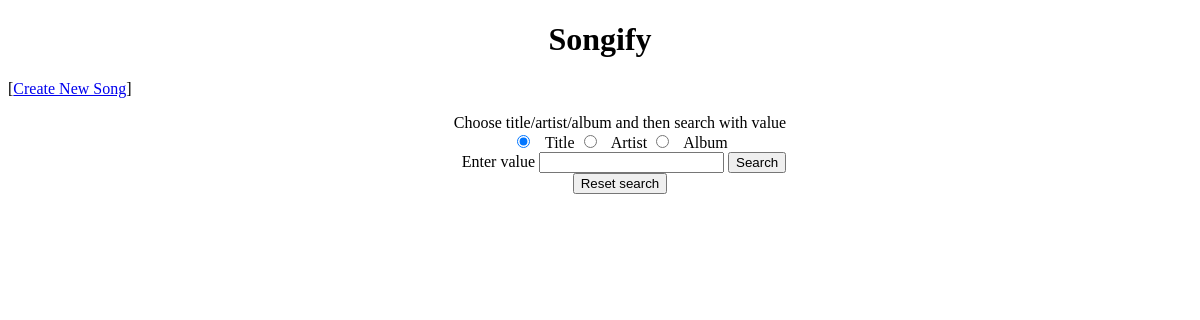
Before: / with the older database file.
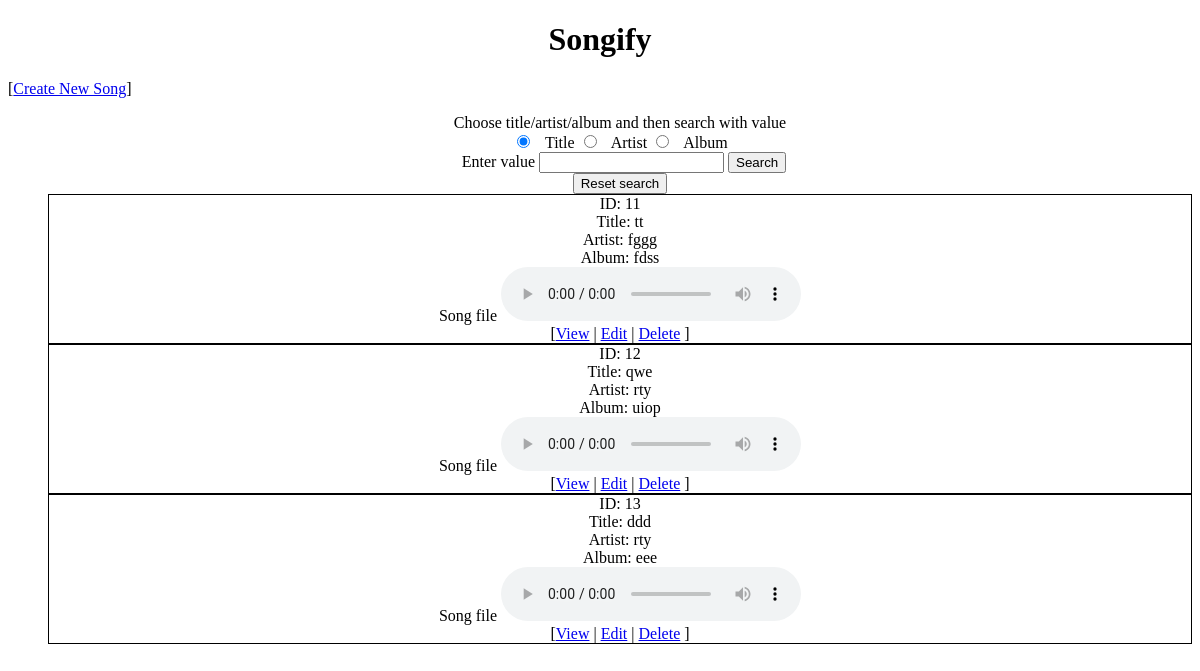
After: the same page with the newer database file.
### tables this page shows
CREATE TABLE songs(id integer primary key AUTOINCREMENT,title text not null,artist text not null,album text not null,songFile text not null );

### app.py (the view)
@app.route('/')
def home():
    rows = []
    cursor.execute("SELECT * FROM songs")
    songs = cursor.fetchall()
    for eachSong in songs:
        eachSong = [eachSong[1],eachSong[2],eachSong[3],str(eachSong[4])]
        print(eachSong)
    return render_template('index.html', songs=songs)

### templates/index.html (shortened to what this page needs)
<!DOCTYPE html>
<html>
<head>
</head>
<body>
	<h1 align="center">Songify</h1> [<a href="/song/create">Create New Song</a>]
	<ul align="center" style="list-style:none">
		<form method="POST" action="/song/search">
			Choose title/artist/album and then search with value
			<br>
			<input type="radio" id="attribute" name="attribute" value="title" checked>
			  <label for="attribute">Title</label>
			<input type="radio" id="attribute" name="attribute" value="artist">
			  <label for="attribute">Artist</label>
			<input type="radio" id="attribute" name="attribute" value="album">
			  <label for="attribute">Album</label>
			<br>
			  <label for="attribute">Enter value</label>
			<input type="text" id="attributeValue" name="attributeValue">
			<button type="submit" name='search' value="Search">Search</button>
		</form>
		<a href="/"><button >Reset search</button></a>
		{% for song in songs %}
		<div style="border:1px solid black;">
			<label>ID</label>:
			<span>{{ song[0] }}</span>
			<br>
			<label>Title</label>:
			<span>{{ song[1] }}</span>
			<br>
			<label>Artist</label>:
			<span>{{ song[2] }}</span>
			<br>
			<label>Album</label>:
			<span>{{ song[3] }}</span>
			<br>
			<label>Song file</label>
			<audio controls src="{{ url_for('static',filename=song[4]) }}" type="audio/mp3"></audio>
			<br>
			[<a href="/song/view/{{ song[0] }}">View</a> | <a href="/song/edit/{{ song[0] }}">Edit</a> |
				<a href="/song/delete/{{ song[0] }}">Delete</a> ]
			<br>
		</div>
		{% endfor %}
	</ul>
</body>
</html>

Changed rows visible on the page:
added songs: id "11", title "tt", artist "fggg", album "fdss"
added songs: id "12", title "qwe", artist "rty", album "uiop"
added songs: id "13", title "ddd", artist "rty", album "eee"
